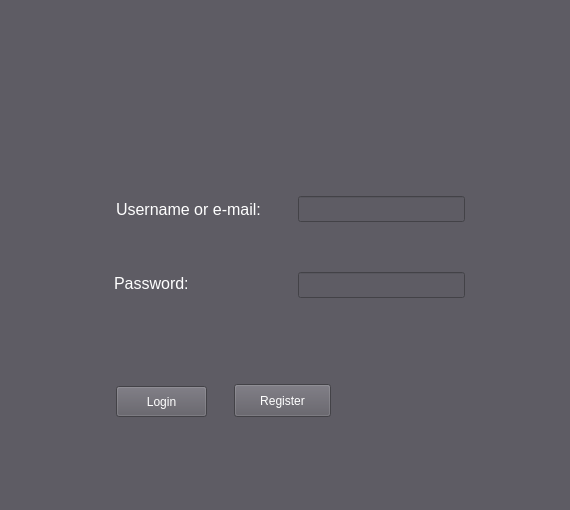
<?xml version="1.0" encoding="UTF-8"?>
<ui version="4.0">
 <class>LoginWindow</class>
 <widget class="QMainWindow" name="LoginWindow">
  <property name="geometry">
   <rect>
    <x>0</x>
    <y>0</y>
    <width>570</width>
    <height>510</height>
   </rect>
  </property>
  <property name="windowTitle">
   <string>Login Panel</string>
  </property>
  <property name="styleSheet">
   <string notr="true">background-color: rgb(94, 92, 100);</string>
  </property>
  <widget class="QWidget" name="centralwidget">
   <widget class="QPushButton" name="pushButton_Login">
    <property name="geometry">
     <rect>
      <x>116</x>
      <y>386</y>
      <width>91</width>
      <height>31</height>
     </rect>
    </property>
    <property name="styleSheet">
     <string notr="true">border-color: rgb(255, 255, 255);
color: rgb(255, 255, 255);
background-color: rgb(94, 92, 100);</string>
    </property>
    <property name="text">
     <string>Login</string>
    </property>
   </widget>
   <widget class="QLabel" name="label">
    <property name="geometry">
     <rect>
      <x>164</x>
      <y>28</y>
      <width>241</width>
      <height>141</height>
     </rect>
    </property>
    <property name="text">
     <string/>
    </property>
    <property name="pixmap">
     <pixmap resource="resources.qrc">:/ChatGPT Image Dec 8, 2025, 09_58_43 PM.png</pixmap>
    </property>
    <property name="scaledContents">
     <bool>true</bool>
    </property>
   </widget>
   <widget class="QLineEdit" name="lineEdit_Login">
    <property name="geometry">
     <rect>
      <x>298</x>
      <y>196</y>
      <width>167</width>
      <height>26</height>
     </rect>
    </property>
    <property name="styleSheet">
     <string notr="true">color: rgb(255, 255, 255);</string>
    </property>
   </widget>
   <widget class="QLabel" name="label_2">
    <property name="geometry">
     <rect>
      <x>116</x>
      <y>190</y>
      <width>155</width>
      <height>39</height>
     </rect>
    </property>
    <property name="styleSheet">
     <string notr="true">color: rgb(255, 255, 255);</string>
    </property>
    <property name="text">
     <string>&lt;html&gt;&lt;head/&gt;&lt;body&gt;&lt;p&gt;&lt;span style=&quot; font-size:12pt;&quot;&gt;Username or e-mail:&lt;/span&gt;&lt;/p&gt;&lt;/body&gt;&lt;/html&gt;</string>
    </property>
    <property name="scaledContents">
     <bool>false</bool>
    </property>
    <property name="wordWrap">
     <bool>false</bool>
    </property>
   </widget>
   <widget class="QLineEdit" name="lineEdit_Password">
    <property name="geometry">
     <rect>
      <x>298</x>
      <y>272</y>
      <width>167</width>
      <height>26</height>
     </rect>
    </property>
    <property name="styleSheet">
     <string notr="true">color: rgb(255, 255, 255);</string>
    </property>
    <property name="echoMode">
     <enum>QLineEdit::Password</enum>
    </property>
   </widget>
   <widget class="QLabel" name="label_3">
    <property name="geometry">
     <rect>
      <x>114</x>
      <y>264</y>
      <width>155</width>
      <height>39</height>
     </rect>
    </property>
    <property name="styleSheet">
     <string notr="true">color: rgb(255, 255, 255);</string>
    </property>
    <property name="text">
     <string>&lt;html&gt;&lt;head/&gt;&lt;body&gt;&lt;p&gt;&lt;span style=&quot; font-size:12pt;&quot;&gt;Password:&lt;/span&gt;&lt;/p&gt;&lt;/body&gt;&lt;/html&gt;</string>
    </property>
    <property name="scaledContents">
     <bool>false</bool>
    </property>
    <property name="wordWrap">
     <bool>false</bool>
    </property>
   </widget>
   <widget class="QPushButton" name="pushButton_Register">
    <property name="geometry">
     <rect>
      <x>234</x>
      <y>384</y>
      <width>97</width>
      <height>33</height>
     </rect>
    </property>
    <property name="styleSheet">
     <string notr="true">border-color: rgb(255, 255, 255);
color: rgb(255, 255, 255);
background-color: rgb(94, 92, 100);</string>
    </property>
    <property name="text">
     <string>Register</string>
    </property>
   </widget>
   <widget class="QLabel" name="label_Msg">
    <property name="geometry">
     <rect>
      <x>114</x>
      <y>442</y>
      <width>359</width>
      <height>18</height>
     </rect>
    </property>
    <property name="styleSheet">
     <string notr="true">color: rgb(255, 0, 0);</string>
    </property>
    <property name="text">
     <string/>
    </property>
   </widget>
  </widget>
  <widget class="QStatusBar" name="statusbar"/>
 </widget>
 <resources>
  <include location="resources.qrc"/>
 </resources>
 <connections/>
</ui>
